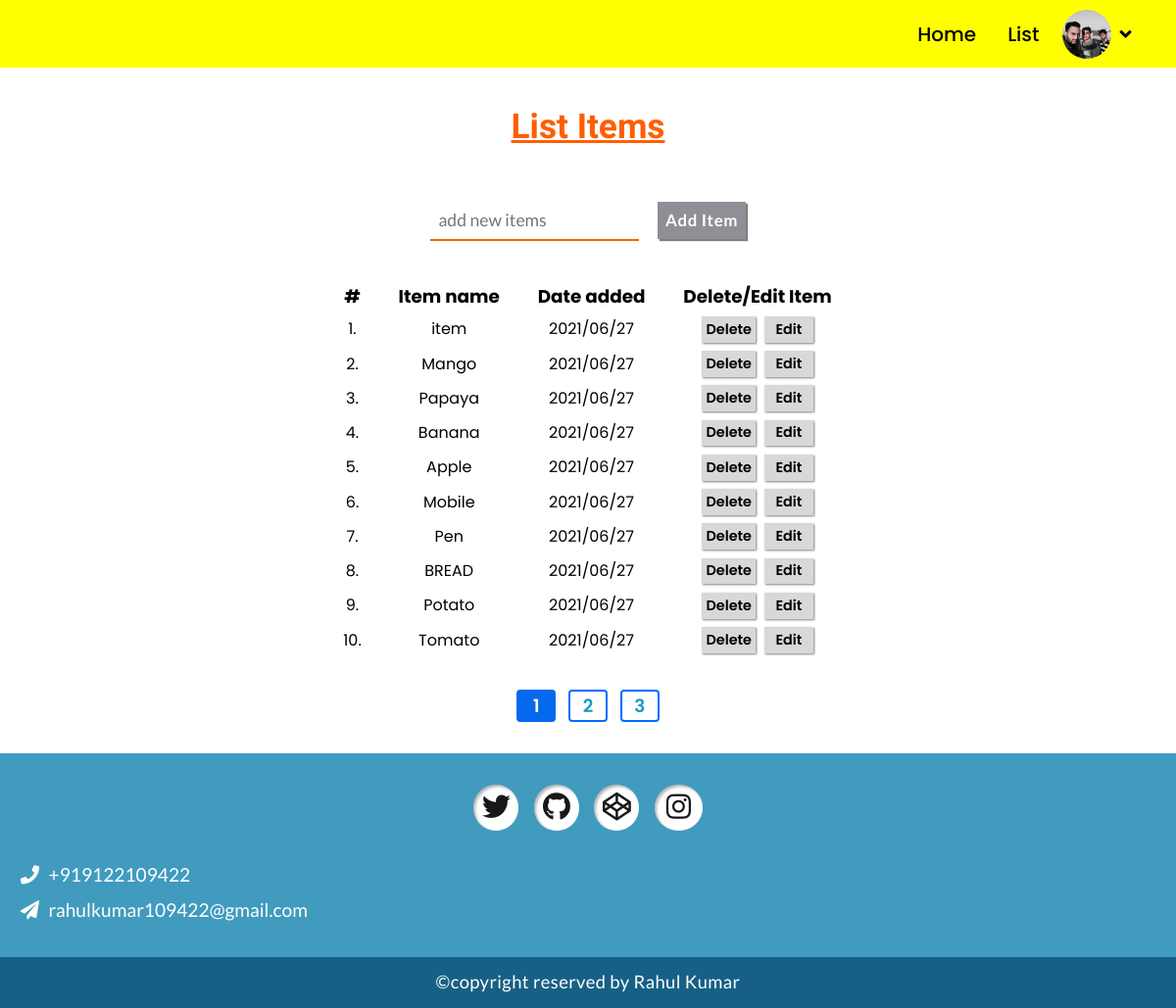
The app's page /list/ (signed in) with its own data.
### Todolist/models.py (models this page shows, shortened)
class User(db.Model):
    __tablename__ = "users"
    id = db.Column(db.Integer, primary_key=True)
    username = db.Column(db.String(50), unique = True, nullable = False)
    email = db.Column(db.String(60), unique = True, nullable = False)
    image_file = db.Column(db.String, nullable = False, default = 'default.png')
    password = db.Column(db.Integer, nullable = False)
    user_info = db.Column(db.Text, default = 'Hi, I am here.')
    item = db.relationship('Item', backref = 'client', lazy = True)

class Item(db.Model):
    __tablename__ = 'items'
    id = db.Column(db.Integer, primary_key=True)
    item_name = db.Column(db.String(30), nullable = False)
    date_posted = db.Column(db.DateTime, nullable = False, default = datetime.utcnow)
    user_id = db.Column(db.Integer, db.ForeignKey('users.id'), nullable = False)

### Todolist/routes.py (the view)
@app.route('/list/', methods = ['GET','POST'])
@login_required
def list():
    form = ItemForm()
    if form.validate_on_submit():
        item = Item(item_name = form.item.data, client = current_user)
        db.session.add(item)
        db.session.commit()
        flash('A new item has been added','info')
        return redirect(url_for('list'))
    page = request.args.get('page', 1, type = int)
    items = Item.query.filter_by(user_id = current_user.id).paginate(page = page, per_page = 10)
    return render_template('list.html', title = 'Add Items', form = form, items = items)

### Todolist/form.py
class ItemForm(FlaskForm):
    item = StringField(validators = [InputRequired()])
    add_item = SubmitField(label = "Add Item")

### Todolist/models.py (called while the page is built)
@login_manager.user_loader
def load_user(user_id):
    return User.query.get(int(user_id))

### Todolist/templates/list.html (shortened to what this page needs)
{% extends 'layout.html' %}
{% block stylesheets %}
    <link rel="stylesheet" href="{{url_for('static',filename='css/list.css')}}">
{% endblock %}
{% block body %}
    <main class="list--main">
        <section class="list__container__title">
            <h1>List Items</h1>
        </section>
        <form class="list__item__input__form" method="post" autocomplete="off">
            {{form.item(placeholder="add new items")}}
            {{form.add_item()}}
        </form>
        <table class="list__items__table">
            <thead>
                <tr>
                    <th>#</th>
                    <th>Item name</th>
                    <th>Date added</th>
                    <th>Delete/Edit Item</th>
                </tr>
            </thead>
            <tbody>
                {% for item in items.items %}
                <tr>
                    <td>{{loop.index + (items.page - 1)*10}}.</td>
                    <td>{{item.item_name}}</td>
                    <td>{{item.date_posted.strftime('%Y/%m/%d')}}</td>
                    <td class="item__btns">
                        <form action="{{url_for('delete_item',item_id=item.id)}}" method="post">
                            <input type="submit" value="Delete" class="item__delete__btn item__btn">
                        </form>
                        <form action="" method="post">
                            <input type="submit" value="Edit" class="item__edit__btn item__btn">
                        </form>
                    </td>
                </tr>
                {% endfor %}
            </tbody>
        </table>
        <section class="list--items">
            <ul>
                {% for page_num in items.iter_pages(left_edge=1, right_edge=1, left_current=1, right_current=2) %}
                    {% if page_num %}
                        <li class="list__item__page">
                            {% if items.page == page_num %}
                                <a href="{{url_for('list',page = page_num)}}" class="current__page">{{page_num}}</a>
                            {% else %}
                                <a href="{{url_for('list',page = page_num)}}" class="other__page">{{page_num}}</a>
                            {% endif %}
                        </li>
                    {% else %}
                        ....
                    {% endif %}
                {% endfor %}
            </ul>
        </section>
    </main>
{% endblock %}

### Todolist/templates/layout.html (shortened to what this page needs)
<!DOCTYPE html>
<html lang="en">
<head>
    <link rel="stylesheet" href="{{url_for('static',filename='css/layout.css')}}">
    <link rel="stylesheet" href="https://cdnjs.cloudflare.com/ajax/libs/font-awesome/5.15.3/css/all.min.css" />
    {% block stylesheets %}
    {% endblock %}
</head>
<body>
    <nav>
        <ul class="navigation__bar">
            <li><a href="{{url_for('home')}}" class="navigation__link">Home</a></li>
            {% if current_user.is_authenticated %}
                <li><a href="{{url_for('list')}}" class="navigation__link">List</a></li>
                <li class="navigation__tab">
                    <div class="Profile__picture__container">
                        <img src="{{url_for('static',filename='Images/'+current_user.image_file)}}" alt="Profile Picture" class="user__profile">
                    </div>
                    <i class="fa fa-angle-down"></i>
                </li>
            {% else %}
                <li><a href="{{url_for('register')}}" class="navigation__link">Register</a></li>
                <li><a href="{{url_for('login')}}" class="navigation__link">Login</a></li>
            {% endif %}
        </ul>
    </nav>
    {% block body %}
    {% endblock %}
    <footer class="footer">
        <div class="social__links">
            <a href="#" class="social__link"><i class="fab fa-twitter"></i></a>
            <a href="#" class="social__link"><i class="fab fa-github"></i></a>
            <a href="#" class="social__link"><i class="fab fa-codepen"></i></a>
            <a href="#" class="social__link"><i class="fab fa-instagram"></i></a>
        </div>
        <div class="contact__details">
            <a href="tel:+919122109422" class="contact"><i class="fa fa-phone"></i>+919122109422</a>
            <a href="mailto:rahulkumar109422@gmail.com" class="contact"><i class="fa fa-paper-plane"></i>rahulkumar109422@gmail.com</a>
        </div>
        <div class="copyright">
            <p>&copy;copyright reserved by Rahul Kumar</p>
        </div>
    </footer>
</body>
</html>

### Todolist/static/css/layout.css (style rules this page uses)
*, *::after, *::before { margin: 0; padding: 0; box-sizing: border-box; }
body { font: 400 1rem/1.6 "Poppins", sans-serif; background-color: #fcedcf; }
nav { padding: .6em; background-color: yellow; }
nav li { margin: 0 .5em; }
.navigation__bar { display: flex; flex-direction: row; justify-content: flex-end; align-items: center; font-family: "Poppins", sans-serif; list-style-type: none; margin-right: 3em; }
.navigation__link { display: inline-block; text-decoration: none; font-size: 1.25rem; font-weight: 500; color: black; padding: .4em; font-weight: 500; }
.navigation__tab { position: relative; }
.navigation__tab .Profile__picture__container { width: 50px; height: 50px; border-radius: 50%; }
.navigation__tab .user__profile { width: 100%; height: 100%; display: block; object-fit: cover; border-radius: 50%; }
.navigation__tab i { position: absolute; top: 15px; right: -20px; font-size: 1.2rem; cursor: pointer; }
.footer { display: flex; flex-direction: column; justify-content: center; align-items: stretch; font-family: 'Lato',sans-serif; background-color: #409bbf; }
.social__links { text-align: center; padding: 2em 1em 1em; }
.social__link { display: inline-block; text-decoration: none; margin: 0 .4em; }
.social__link i { font-size: 1.8rem; color: #181818; background-color: #fff; padding: .3em; box-shadow: 2px 2px 3px rgba(0, 0, 0, 0.3) inset; border-radius: 50%; }
.social__link .fa-instagram { padding: .3em .4em; }
.contact__details { margin: 1em 1.3em; display: flex; flex-direction: column; justify-content: center; align-items: flex-start; }
.contact__details a { text-decoration: none; font-size: 1.2rem; color: #fff; line-height: 1.4; }
.contact__details a i { margin-right: .5em; }
.contact__details a:nth-of-type(1) { margin-bottom: .5em; }
.copyright { margin-top: 1em; text-align: center; padding: .6em; background-color: #176085; color: #fff; font-size: 1.15rem; letter-spacing: .4px; }

### Todolist/static/css/list.css (style rules this page uses)
.list--main { background-color: #fff; padding: 2em .5em; display: flex; flex-direction: column; justify-content: center; align-items: center; }
.list__container__title { margin-bottom: 3em; color: #ff5e00; }
.list__container__title h1 { font-size: 2.2rem; font-family: 'KoHo',sans-serif; text-decoration: 3px underline currentColor; }
.list__item__input__form { margin-bottom: 2.5em; }
.list__item__input__form input { font-family: 'Lato',sans-serif; border: none; padding: .5em; }
.list__item__input__form input[type="text"] { font-size: 1.1rem; margin-right: .8em; border-bottom: 2px solid #ff5e00; }
.list__item__input__form input[type="submit"] { font-size: 1.05rem; background-color: #8f8f96; color: #fff; box-shadow: 2px 2px 1px rgba(0, 0, 0, 0.5); font-weight: 600; letter-spacing: .6px; }
.list__items__table { text-align: Center; }
.list__items__table th { font-size: 1.15rem; padding: 0 1em; }
.list__items__table td { padding: .2em .6em; font-size: 1rem; }
.item__btns { display: flex; justify-content: center; align-items: center; }
.item__btn { padding: .2em .3em; font-size: .9rem; font-family: 'Poppins',sans-serif; font-weight: 600; background-color: #d8d8d8; border: none; box-shadow: 1px 1px 2px rgba(0, 0, 0, 0.5); }
.item__delete__btn { margin-right: .6em; }
.item__edit__btn { padding: .2em .8em; }
.list--items { margin-top: 2em; text-align: center; }
.list--items ul { display: flex; align-items: Center; justify-content: center; list-style-type: none; }
.list__item__page { width: 40px; margin: 0 .4em; }
.list__item__page a { font-size: 1.15rem; text-decoration: none; display: inline-block; width: 100%; border-radius: 4px; font-weight: 600; }
.current__page { border: 2px solid #0569ed; background-color: #0569ed; color: #fff; }
.other__page { border: 2px solid #006eff; color: #179bc4; }

### records on screen
User: image_file (picture)
Item: item_name "item", date_posted "2021/06/27"
Item: item_name "Mango", date_posted "2021/06/27"
Item: item_name "Papaya", date_posted "2021/06/27"
Item: item_name "Banana", date_posted "2021/06/27"
Item: item_name "Apple", date_posted "2021/06/27"
Item: item_name "Mobile", date_posted "2021/06/27"
Item: item_name "Pen", date_posted "2021/06/27"
Item: item_name "BREAD", date_posted "2021/06/27"
Item: item_name "Potato", date_posted "2021/06/27"
Item: item_name "Tomato", date_posted "2021/06/27"

### other values on screen
{{ page_num }} "1"
{{ page_num }} "2" "3"
